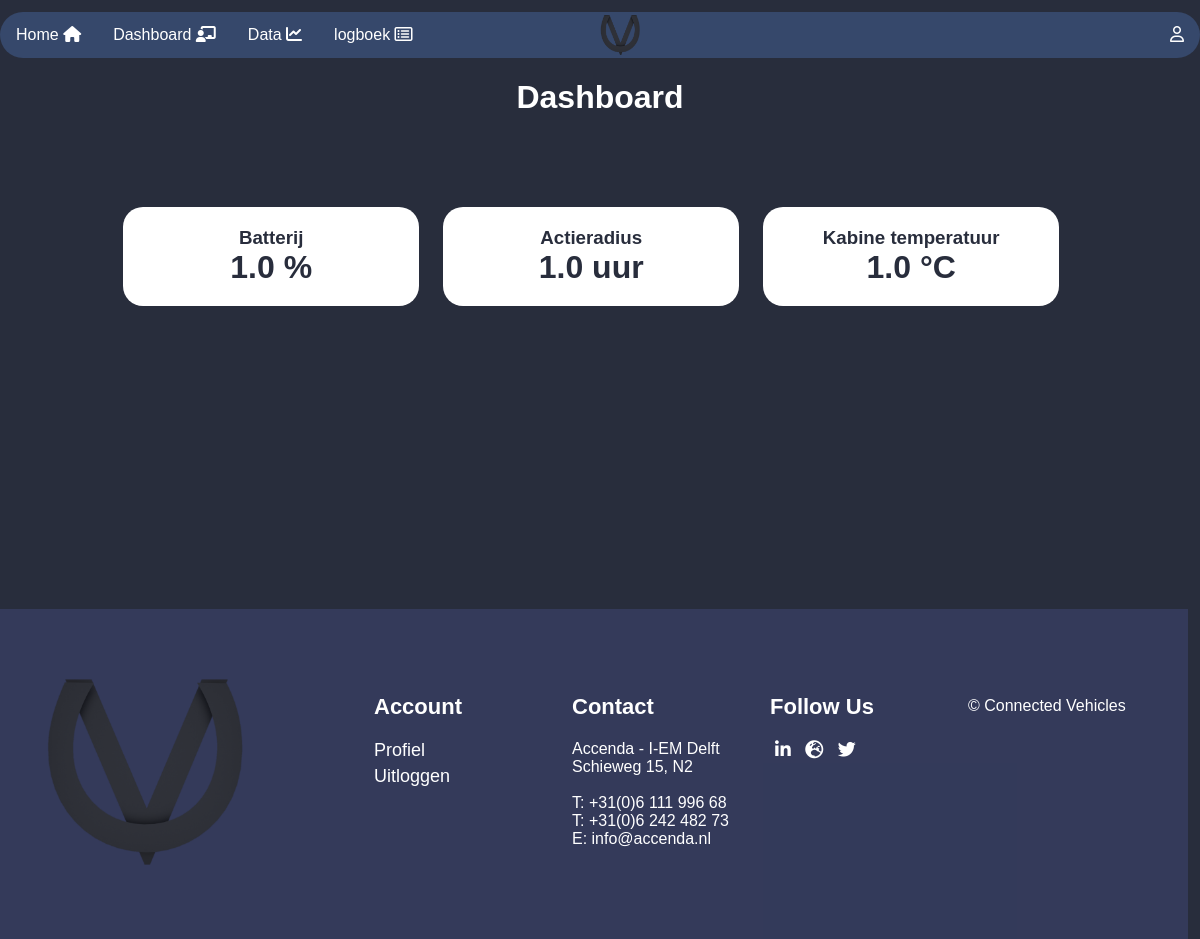
Page /home/dashboard (signed in) on the committed database.
### api/models.py (models this page shows, shortened)
class vehicleStatus(models.Model):
    time = models.DateTimeField(auto_now_add=True)
    vehicle_id = models.CharField(max_length=20)
    laden = models.BooleanField()
    error_g = models.BooleanField()
    tanken = models.BooleanField()
    baterij_temp = models.BooleanField()
    batterij_span_laag = models.BooleanField()
    batterij_span_hoog = models.BooleanField()
    vermogen = models.FloatField()
    batterij_percentage = models.FloatField()
    actieradius = models.FloatField()
    batterijspanning_minimum = models.FloatField()
    batterijspanning_gemiddeld = models.FloatField()
    batterijspanning_maximum = models.FloatField()
    snelheid = models.FloatField()
    airco_actief = models.FloatField()
    error_12v = models.FloatField()
    hoogspanningserror = models.FloatField()
    motor_temperatuur_alarm = models.FloatField()
    controller_temperatuur_alarm = models.FloatField()
    airco_aan = models.FloatField()
    motor_temperatuur = models.FloatField()
    controller_temperatuur = models.FloatField()
    spanning_12v = models.FloatField()
    gemiddeld_verbruik = models.FloatField()
    aantal_satellieten  = models.FloatField()
    batterij_temperatuur = models.FloatField()
    kabine_temperatuur = models.FloatField()
    kabine_ingestelde_temperatuur = models.FloatField()
    olie_temperatuur = models.FloatField()
    versnelling_x_richting = models.FloatField()
    versnelling_y_richting = models.FloatField()
    versnelling_z_richting = models.FloatField()
    bedrijfstijd = models.FloatField()
    class Meta:
        verbose_name_plural = "vehicle statusses"

### frontend/views.py (the view)
# urls.py: path('dashboard', views.dashboardView, name='Dashboard'),
def dashboardView(request):
    if not request.user.is_anonymous:
        vehicle_ids = request.user.profile.vehicle_ids
        if vehicle_ids is not None:
            vehicle_ids_sep = split_vehicle_ids(vehicle_ids)
            selected_vehicle_id = get_selected_vehicle_id(request, vehicle_ids_sep)
            vehicle_statusses = vehicleStatus.objects.filter(vehicle_id=selected_vehicle_id).order_by('time').reverse()
            if len(vehicle_statusses) > 0:
                args = {'page':'dashboard.html', 'vehicle_status': vehicle_statusses[0], 'vehicle_id': selected_vehicle_id}
                return render(request, 'default.html', args)
            else:
                args = {'page': 'dashboard.html', 'vehicle_id': vehicle_ids}
                return render(request, 'default.html', args)
    args = {'page': 'dashboard.html',}
    return render(request, 'default.html', args)

### frontend/views.py (called while the page is built)
def split_vehicle_ids(vehicle_ids):
    vehicle_ids_sep = vehicle_ids.replace(" ", "").split(";")
    vehicle_ids_sep = [n for n in vehicle_ids_sep if len(n) > 0]  # Filter spaces
    return vehicle_ids_sep

def get_selected_vehicle_id(request, vehicle_ids_sep):
    selected_vehicle_id = request.GET.get('vehicle_id')
    if selected_vehicle_id is None:
        selected_vehicle_id = vehicle_ids_sep[0]
    return selected_vehicle_id

### templates/default.html (shortened to what this page needs)
{% load static %}
<!DOCTYPE html>
<html lang="en">
<head>
    <link rel="stylesheet" href="{% static 'style/default.css' %}">
    <link rel="stylesheet" href="https://cdnjs.cloudflare.com/ajax/libs/font-awesome/4.7.0/css/font-awesome.min.css">
</head>
<header>
    {% if user.is_authenticated %}
        <div class="navbar">
            <a href="/home">Home <i class="fas fa-home"></i></a>
            <img id="imglink" src="/static/headernav.png" class="imgnav" onclick="logoclick()"/>
            <a href="/dashboard">Dashboard <i class="fas fa-chalkboard-teacher"></i></a>
            <a href="/data-analytics">Data <i class="fas fa-chart-line"></i></a>
            <a href="/logboek">logboek <i class="far fa-list-alt"></i></a>
                <div class="dropdown-nav">
                <button class="dropbtn">
                  <i id="usericon" class="far fa-user"></i>
                </button>
              </div>
            </div>
    {% endif %}
</header>
{% include page %}
<footer>
    <div class="footer">
        <div class="inner_footer">
            <div class="logo_container">
                <img src="/static/headernav.png">
            </div>
            <div class="footer_third">
                <h1>Account</h1>
                {% if user.is_authenticated %}
                    <a href="/profiel">Profiel</a>
                    <a href="/logout">Uitloggen</a>
                {% else %}
                    <a href="/login">Inloggen</a>
                    <a href="/register">Registreren</a>
                {% endif %}
            </div>
            <div class="footer_third">
                <h1>Contact</h1>
                <span>
                    Accenda - I-EM Delft <br>
                    Schieweg 15, N2 <br> <br>
                    T: +31(0)6 111 996 68 <br>
                    T: +31(0)6 242 482 73 <br>
                    E: info@accenda.nl
                </span>
            </div>
            <div class="footer_third">
                <h1>Follow Us</h1>
                <li><a href="https://www.linkedin.com/company/accenda-bv/about/"><i class="fa fa-linkedin"></i> </a></li>
                <li><a href="https://www.accenda.nl/"><i class="fas fa-globe-europe"></i></a></li>
                <li><a href="https://twitter.com/AccendaInfo"><i class="fa fa-twitter"></i>  </a></li>
            </div>
            <div class="footer_third">
                <span>
                    <br>
                    © Connected Vehicles
                </span>
            </div>
        </div>
    </div>
</footer>
</html>

### templates/dashboard.html (shortened to what this page needs)
{% load static %}
<head>
    <link rel="stylesheet" href="{% static 'style/dashboard.css' %}">
</head>
<body>
    <div class="content">
        <h1 id="welkoms-bericht">Dashboard</h1>
        <br>
        {% if user.is_authenticated %}
            {% if vehicle_id != None %}
                <div class="grid-container">
                    <div class="grid-box">
                        <h3>Batterij</h3>
                        <h1>{{ vehicle_status.batterij_percentage}} %</h1>
                    </div>
                    <div class="grid-box">
                        <h3>Actieradius</h3>
                        <h1>{{ vehicle_status.actieradius}} uur</h1>
                    </div>
                    <div class="grid-box">
                        <h3>Kabine temperatuur</h3>
                        <h1>{{ vehicle_status.kabine_temperatuur }} °C</h1>
                    </div>
                </div>
            {% else %}
                <p id="error-else">Er is geen voertuig aan dit account gekoppeld.</p>
            {% endif %}
        {% else %}
            <p id="error-else">Om de status van uw voertuig(en) te zien moet u eerst <a href="/login" style="color: white">inloggen</a>.</p>
        {% endif %}
</body>

### static/style/default.css (style rules this page uses)
@media only screen and (min-width: 400px) { * { list-style: none; text-decoration: none; } }
@media only screen and (min-width: 400px) { body { font-family: sans-serif; background: #282D3C; color: white; margin: 0; padding: 0; } }
@media only screen and (min-width: 400px) { #welkoms-bericht { text-align: center; color: white; } }
@media only screen and (min-width: 400px) { body h2, h3 { color: white; margin-left: 40px; } }
@media only screen and (min-width: 400px) { button { background-color: #282D3C; color: white; padding: 15px 32px; text-align: center; text-decoration: none; display: inline-block; font-size: 16px; margin: 4px 2px; cursor: pointer; -webkit-transition-duration: 0.4s; transition-duration: 0.4s; border: 3px solid #282D3C; border-radius: 15px; font-weight: 400; text-transform: uppercase; } }
@media only screen and (min-width: 400px) { .navbar { overflow: hidden; background-color: #36486b; border-radius: 25px; margin-top: 1%; } }
@media only screen and (min-width: 400px) { .navbar a { float: left; font-size: 16px; color: white; text-align: center; padding: 14px 16px; text-decoration: none; } }
@media only screen and (min-width: 400px) { .dropdown-nav { float: right; overflow: hidden; } }
@media only screen and (min-width: 400px) { .dropdown-nav .dropbtn { font-size: 16px; border: none; outline: none; color: white; padding: 14px 16px; background-color: inherit; font-family: inherit; margin: 0; } }
@media only screen and (min-width: 400px) { .imgnav { padding-top: 3px; width: 40px; height: 40px; position: absolute; left: calc((100%) / 2); } }
@media only screen and (min-width: 400px) { #imglink { cursor: pointer; } }
@media only screen and (min-width: 400px) { .footer { width: 99vw; display: block; overflow: hidden; padding: 70px 0; box-sizing: border-box; background-color: rgba(94, 105, 201, 0.21); right: 0;bottom:0;left:0; margin-top: 25%; } }
@media only screen and (min-width: 400px) { .inner_footer { display: block; margin: 0 auto; width: 1100px; height: 100%; } }
@media only screen and (min-width: 400px) { .inner_footer .logo_container { width: 30%; float: left; height: 100%; display: block; } }
@media only screen and (min-width: 400px) { .inner_footer .logo_container img { width: 200px; height: auto; } }
@media only screen and (min-width: 400px) { .inner_footer .footer_third { width: calc(20% - 47px); margin-right: 25px; float: left; height: 100%; } }
@media only screen and (min-width: 400px) { .inner_footer .footer_third:last-child { margin-right: 0; } }
@media only screen and (min-width: 400px) { .inner_footer .footer_third h1 { font-family: 'Arial'; font-size: 22px; color: white; display: block; width: 100%; margin-bottom: 20px; } }
@media only screen and (min-width: 400px) { .inner_footer .footer_third a { font-family: 'Arial'; font-size: 18px; color: white; display: block; font-weight: 200; width: 100%; padding-bottom: 5px; } }
@media only screen and (min-width: 400px) { .inner_footer .footer_third li { display: inline-block; padding: 0 5px; font-size: 20px; } }
@media only screen and (min-width: 400px) { .inner_footer .footer_third span { color: white; font-family: 'arial'; font-size: 16px; font-weight: 200; display: block; width: 100%; } }

### static/style/dashboard.css (style rules this page uses)
@media only screen and (min-width: 400px) { .grid-container { display: grid; grid-template-columns: repeat(3, 1fr); grid-template-rows: repeat(1, 1fr); gap: 0px 0px; width: 80%; margin-left: auto; margin-right: auto; margin-top: 4%; } }
@media only screen and (min-width: 400px) { .grid-box { background-color: white; margin: 1%; padding: 20px; border-radius: 20px; text-align: center; width: 80%; } }
@media only screen and (min-width: 400px) { .grid-box h1, h3 { color: #282D3C; margin: 0px; } }

### rows in the picture
vehicleStatus: batterij_percentage "1.0", actieradius "1.0", kabine_temperatuur "1.0"
